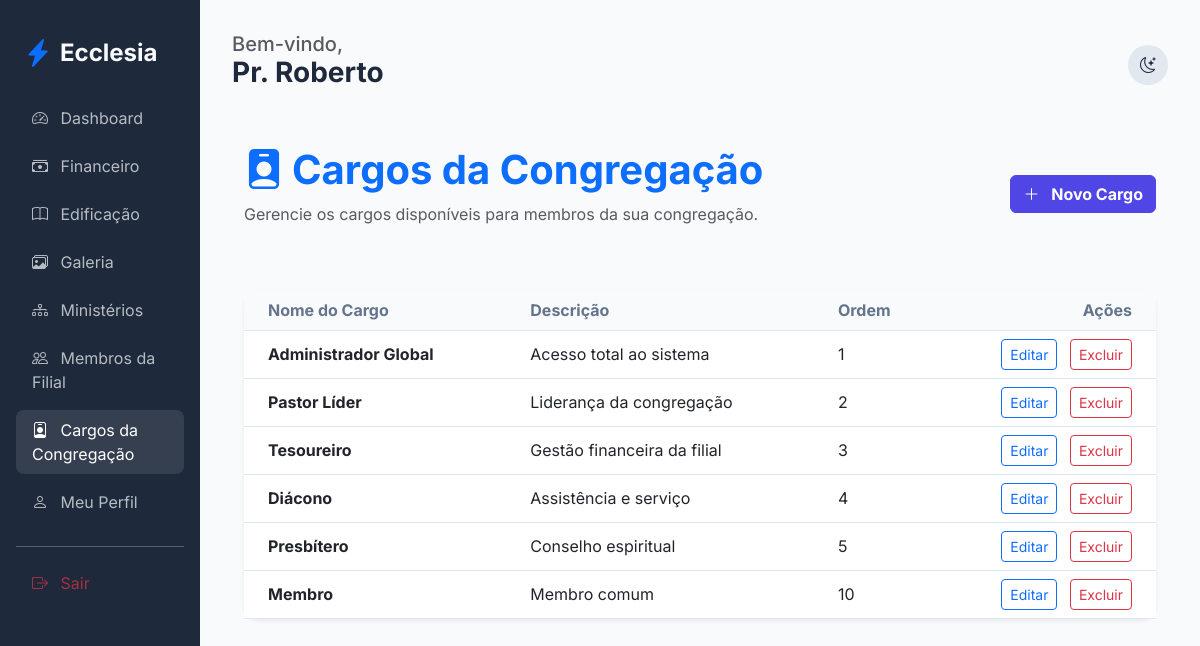
/admin/roles (signed in), run on an earlier commit of the app's database.
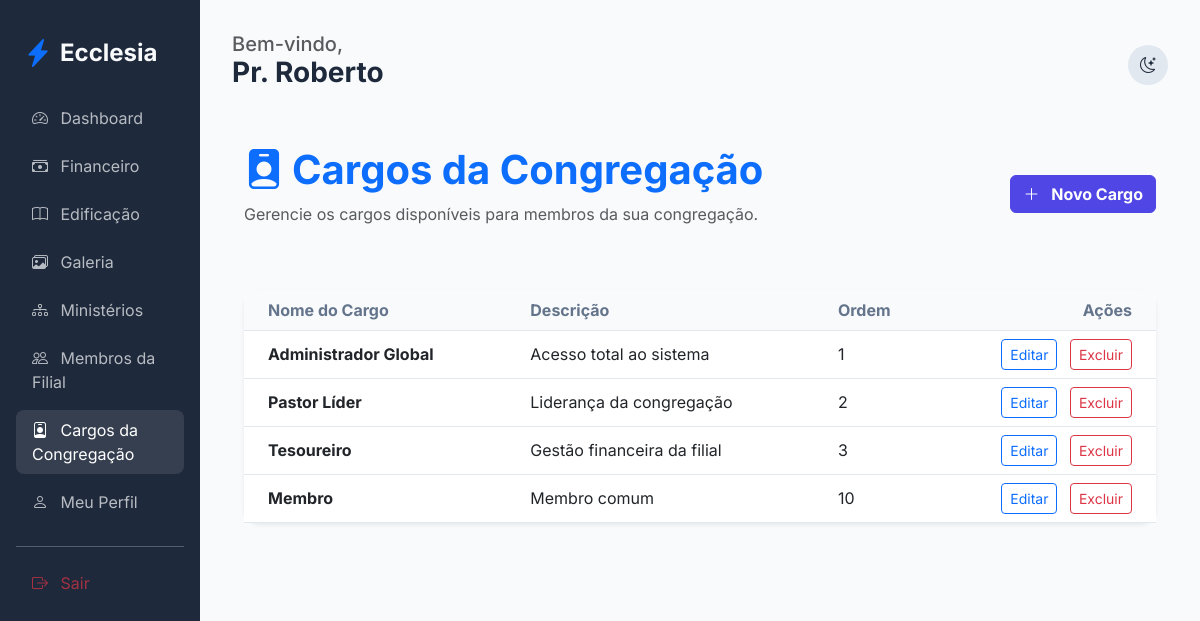
And on a later commit of the database.
### app/core/models.py (models this page shows)
class ChurchRole(db.Model):
    id = db.Column(db.Integer, primary_key=True)
    name = db.Column(db.String(80), nullable=False)
    description = db.Column(db.Text, nullable=True)
    church_id = db.Column(db.Integer, db.ForeignKey('church.id'), nullable=False)
    is_active = db.Column(db.Boolean, default=True)
    order = db.Column(db.Integer, default=0)  # para ordenar na exibição
    users = db.relationship('User', backref='church_role', lazy=True)

### app/modules/admin/routes.py (the view)
@admin_bp.route('/roles')
@login_required
def list_roles():
    if not current_user.church_role or current_user.church_role.name not in ['Administrador Global', 'Pastor Líder']:
        flash('Acesso negado.', 'danger')
        return redirect(url_for('members.dashboard'))
    roles = ChurchRole.query.filter_by(church_id=current_user.church_id).order_by(ChurchRole.order, ChurchRole.name).all()
    return render_template('admin/list_roles.html', roles=roles)

### app/templates/admin/list_roles.html (shortened to what this page needs)
{% extends "base.html" %}
{% block content %}
<div class="container py-4">
    <div class="d-flex justify-content-between align-items-center mb-5">
        <div>
            <h1 class="fw-bold text-primary"><i class="bi bi-person-badge-fill me-2"></i>Cargos da Congregação</h1>
            <p class="text-muted">Gerencie os cargos disponíveis para membros da sua congregação.</p>
        </div>
        <a href="{{ url_for('admin.add_role') }}" class="btn btn-primary fw-bold">
            <i class="bi bi-plus-lg me-2"></i> Novo Cargo
        </a>
    </div>
    <div class="card border-0 shadow-sm">
        <div class="table-responsive">
            <table class="table table-hover align-middle mb-0">
                <thead class="bg-light">
                    <tr>
                        <th class="ps-4">Nome do Cargo</th>
                        <th>Descrição</th>
                        <th>Ordem</th>
                        <th class="text-end pe-4">Ações</th>
                    </tr>
                </thead>
                <tbody>
                    {% for role in roles %}
                    <tr>
                        <td class="ps-4 fw-bold">{{ role.name }}</td>
                        <td>{{ role.description or 'Sem descrição' }}</td>
                        <td>{{ role.order }}</td>
                        <td class="text-end pe-4">
                            <a href="{{ url_for('admin.edit_role', id=role.id) }}" class="btn btn-sm btn-outline-primary me-2">Editar</a>
                            <a href="{{ url_for('admin.delete_role', id=role.id) }}" class="btn btn-sm btn-outline-danger" onclick="return confirm('Tem certeza que deseja excluir este cargo?');">Excluir</a>
                        </td>
                    </tr>
                    {% endfor %}
                </tbody>
            </table>
        </div>
    </div>
</div>
{% endblock %}

What changed in the data, as far as the page shows it:
removed ChurchRole: name "Diácono", description "Assistência e serviço", order "4"
removed ChurchRole: name "Presbítero", description "Conselho espiritual", order "5"
